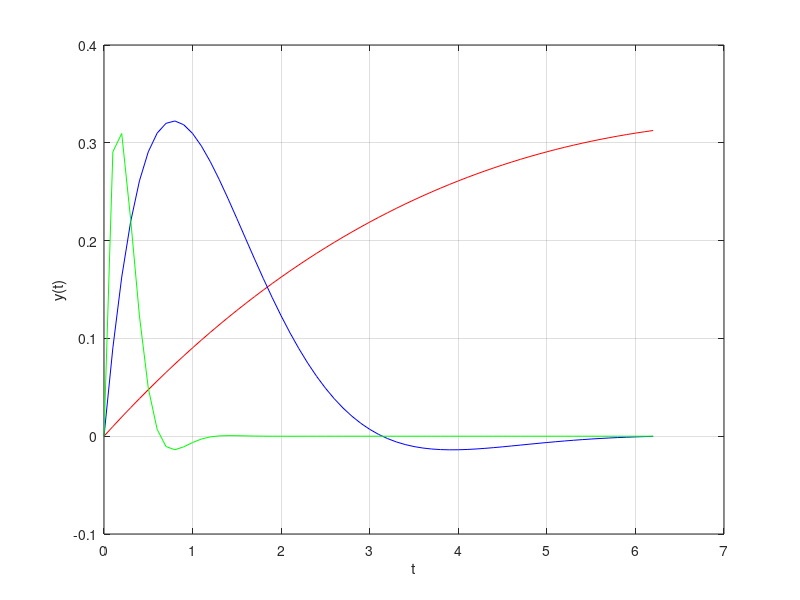

Recreate this plot in MATLAB.
t = 0: 0.1: 6.28;
y6 = exp(-0.1 * t) .* sin(0.1 * t);
y7 = exp(-1 * t) .* sin(1 * t);
y8 = exp(-5 * t) .* sin(5 * t);

figure;
plot(t, y6,'r', t, y7,'b', t, y8,'g');
xlabel('t');
ylabel('y(t)');
grid on;
